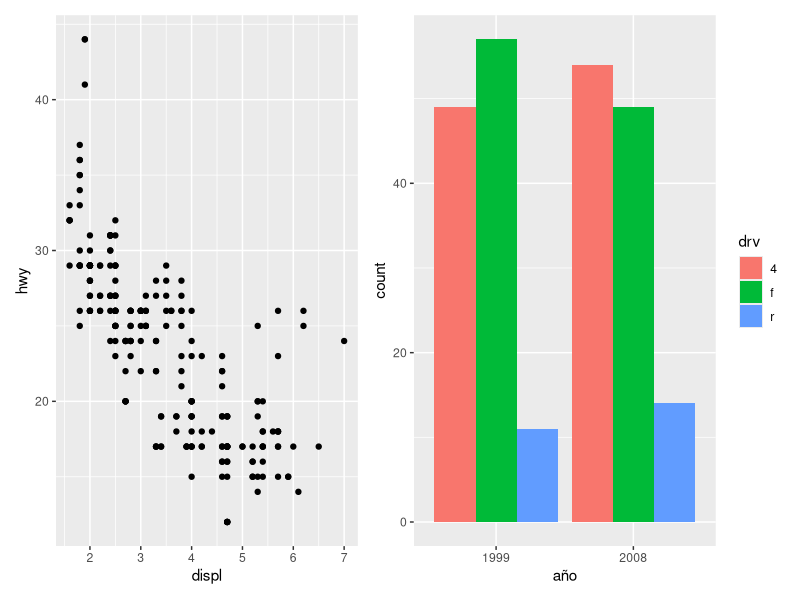
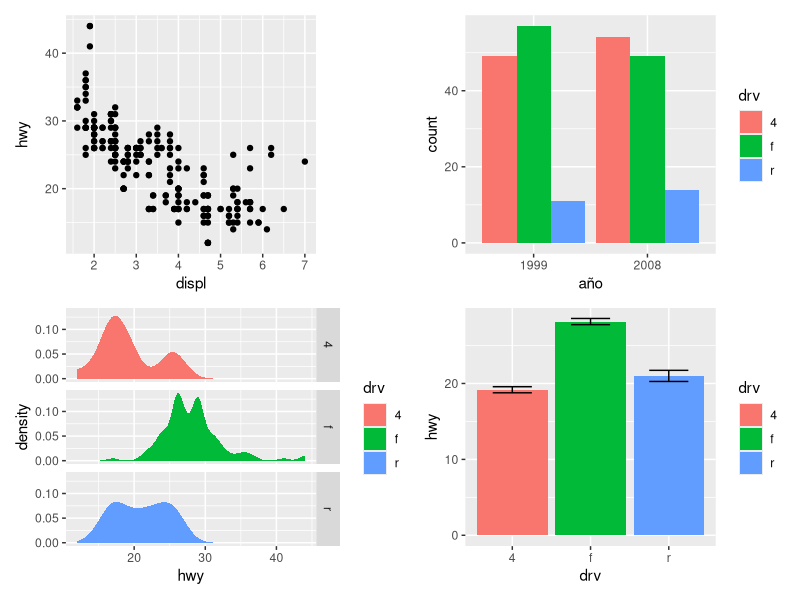
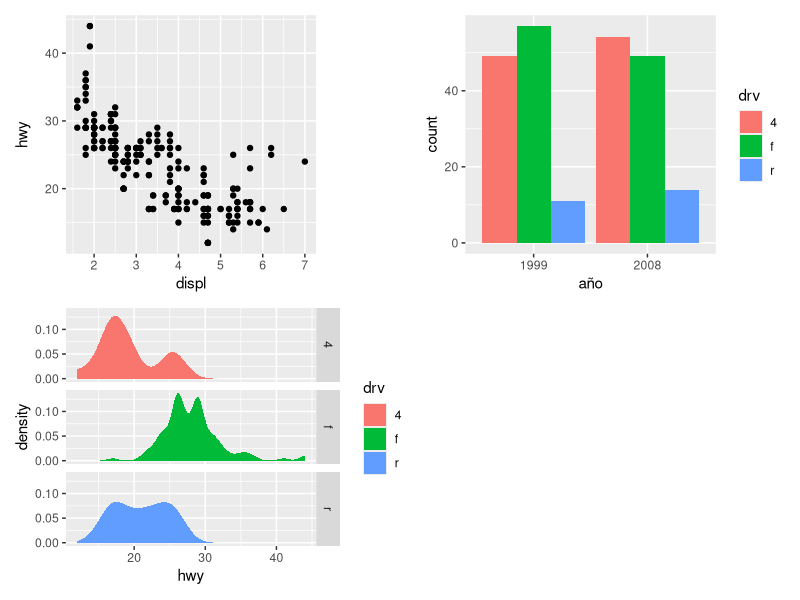
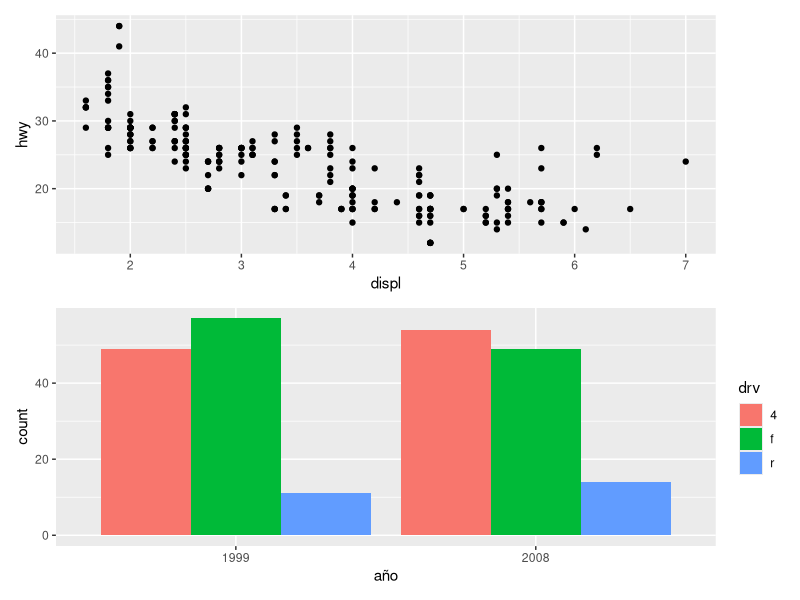
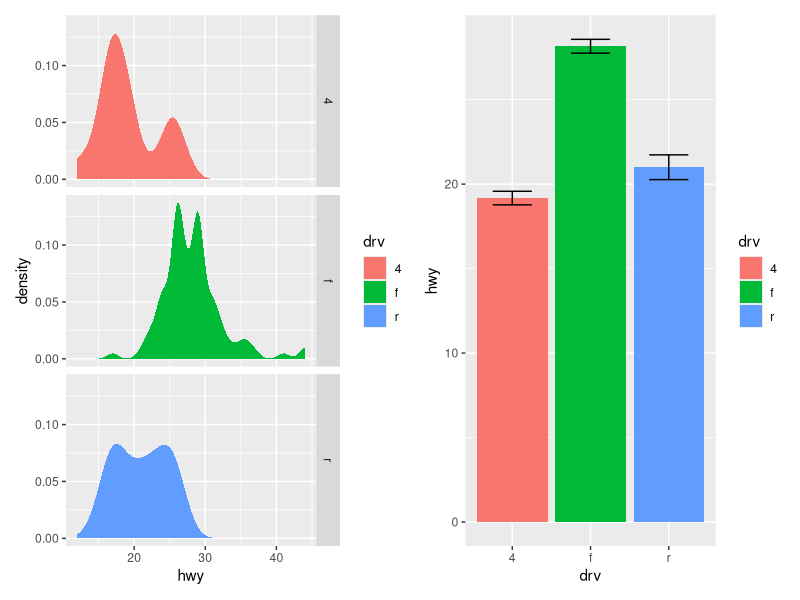
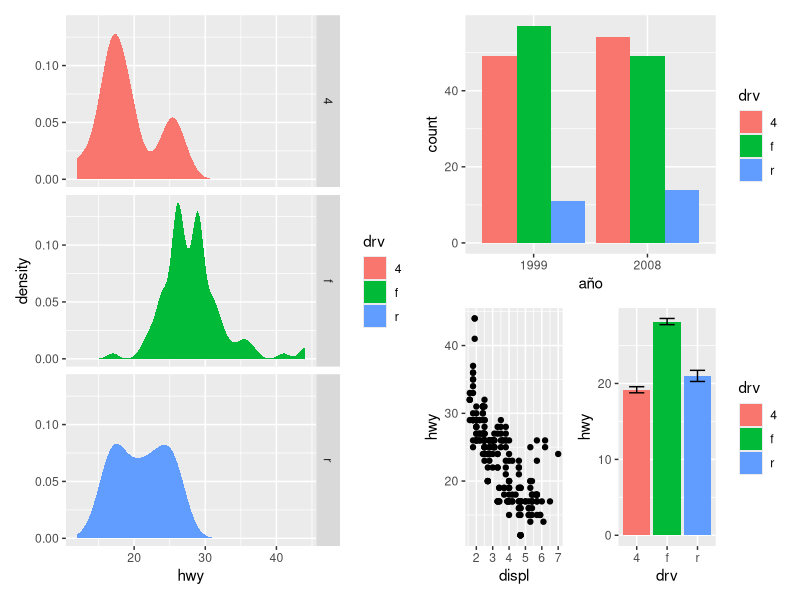
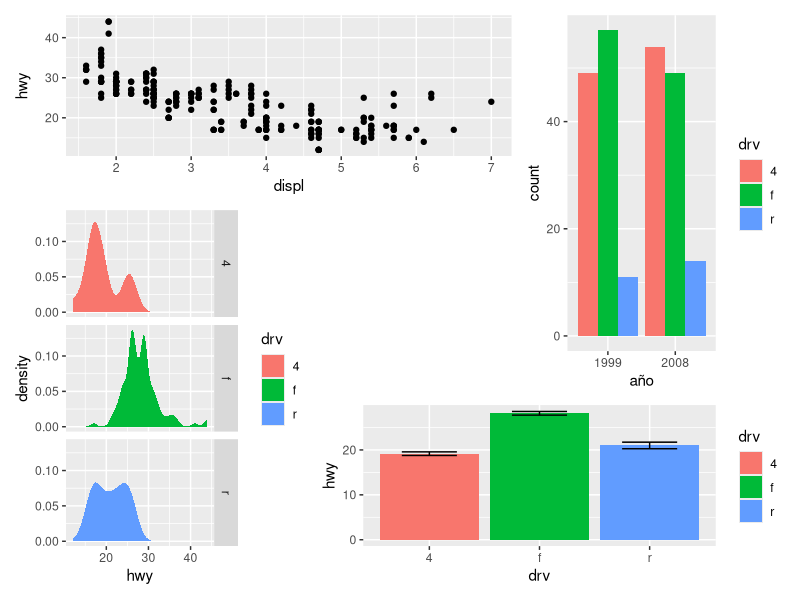
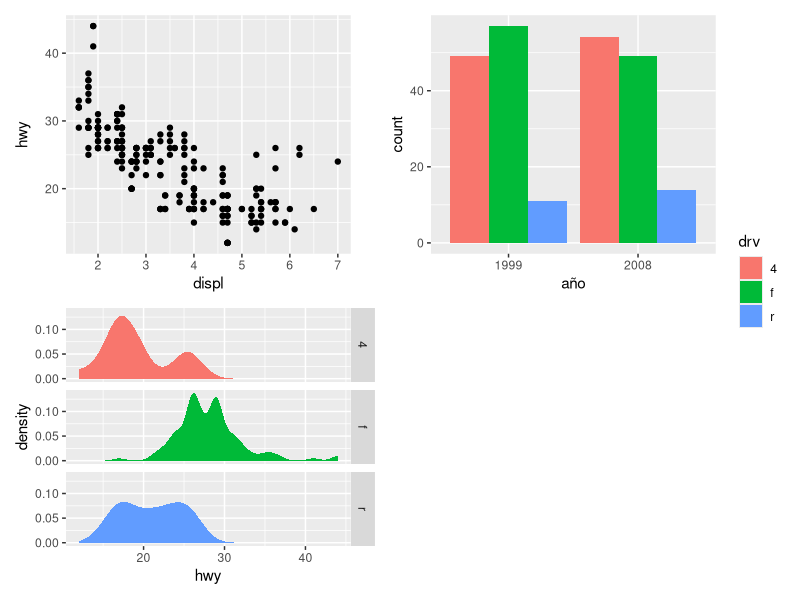

Write R code to recreate these figures, in order.
## ---- chunk 1
#| echo: false

library(ggplot2)

## ---- chunk 2
p1 <- ggplot(mpg) +
  geom_point(aes(x = displ, y = hwy))

p2 <- ggplot(mpg) +
  geom_bar(aes(x = as.character(year), fill = drv), position = "dodge") +
  labs( x = "año")

p3 <- ggplot(mpg) +
  geom_density(aes(x = hwy, fill = drv), colour = NA) +
  facet_grid(rows = vars(drv))

p4 <- ggplot(mpg) +
  stat_summary(aes(x = drv, y = hwy, fill = drv), geom = "col", fun.data = mean_se) +
  stat_summary(aes(x = drv, y = hwy), geom = "errorbar", fun.data = mean_se, width = 0.5)
## ---- chunk 3
library(patchwork)

p1 + p2
## ---- chunk 4
p1 + p2 + p3 + p4
## ---- chunk 5
p1 + p2 + p3 + plot_layout(ncol = 2)
## ---- chunk 6
p1 / p2
## ---- chunk 7
p3 | p4
## ---- chunk 8
p3 | (p2 / (p1 | p4))
## ---- chunk 9
layout <- "
AAB
C#B
CDD
"

p1 + p2 + p3 + p4 + plot_layout(design = layout)
## ---- chunk 10
p1 + p2 + p3 + plot_layout(ncol = 2, guides = "collect")
## ---- chunk 11
p1 + p2 + p3 + guide_area() + plot_layout(ncol = 2, guides = "collect")
## ---- chunk 12
p12 <- p1 + p2
p12[[2]] <- p12[[2]] + theme_light()
p12
## ---- chunk 13
p1 + p4 & theme_minimal()
## ---- chunk 14
p1 + p4 & scale_y_continuous(limits = c(0, 45))
## ---- chunk 15
p34 <- p3 + p4 + plot_annotation(
  title = "Una vista cercana al efecto de el tren de manejo en carros",
  caption = "Fuente: conjunto de datos mpg en ggplot2"
)
p34
## ---- chunk 16
p34 + plot_annotation(theme = theme_gray(base_family = "mono"))
## ---- chunk 17
p34 & theme_gray(base_family = "mono")
## ---- chunk 18
p123 <-  p1 | (p2 / p3)
p123 + plot_annotation(tag_levels = "I")
## ---- chunk 19
p123[[2]] <-p123[[2]] + plot_layout(tag_level = "new")
p123 + plot_annotation(tag_levels = c("I", "a"))
## ---- chunk 20
p1 + inset_element(p2, left = 0.5, bottom = 0.4, right = 0.9, top = 0.95)
## ---- chunk 21
p1 + 
  inset_element(
    p2, 
    left = 0.4, 
    bottom = 0.4, 
    right = unit(1, "npc") - unit(15, "mm"), 
    top = unit(1, "npc") - unit(15, "mm"),
    align_to = "full"
  )
## ---- chunk 22
p24 <- p2 / p4 + plot_layout(guides = "collect")
p1 + inset_element(p24, left = 0.5, bottom = 0.05, right = 0.95, top = 0.9)
## ---- chunk 23
p12 <- p1 + inset_element(p2, left = 0.5, bottom = 0.5, right = 0.9, top = 0.95)
p12 & theme_bw()
## ---- chunk 24
p12 + plot_annotation(tag_levels = "A")
